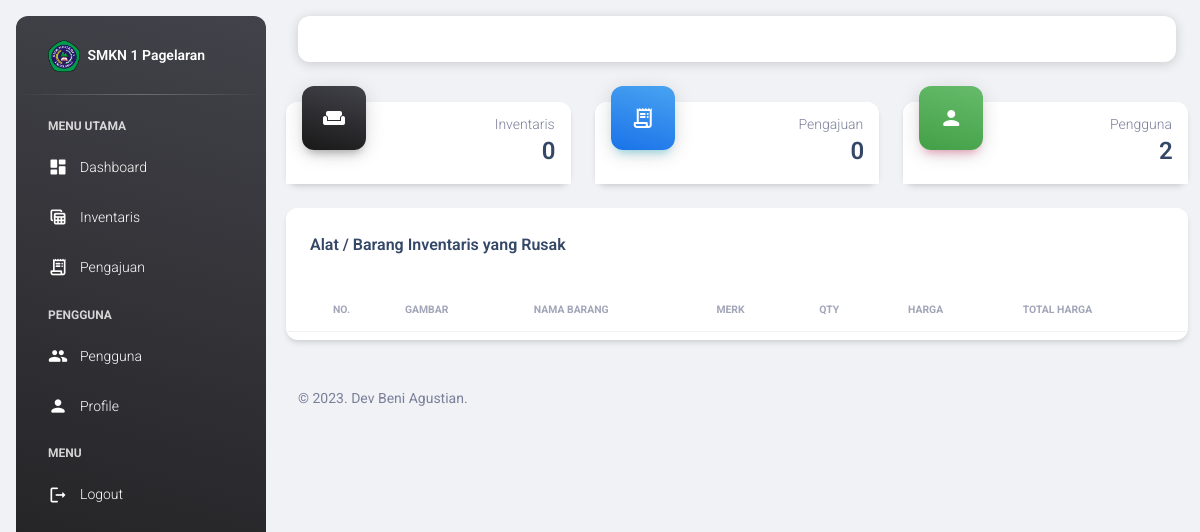
The app's page /view_admin/dashboard.php (signed in), older data.
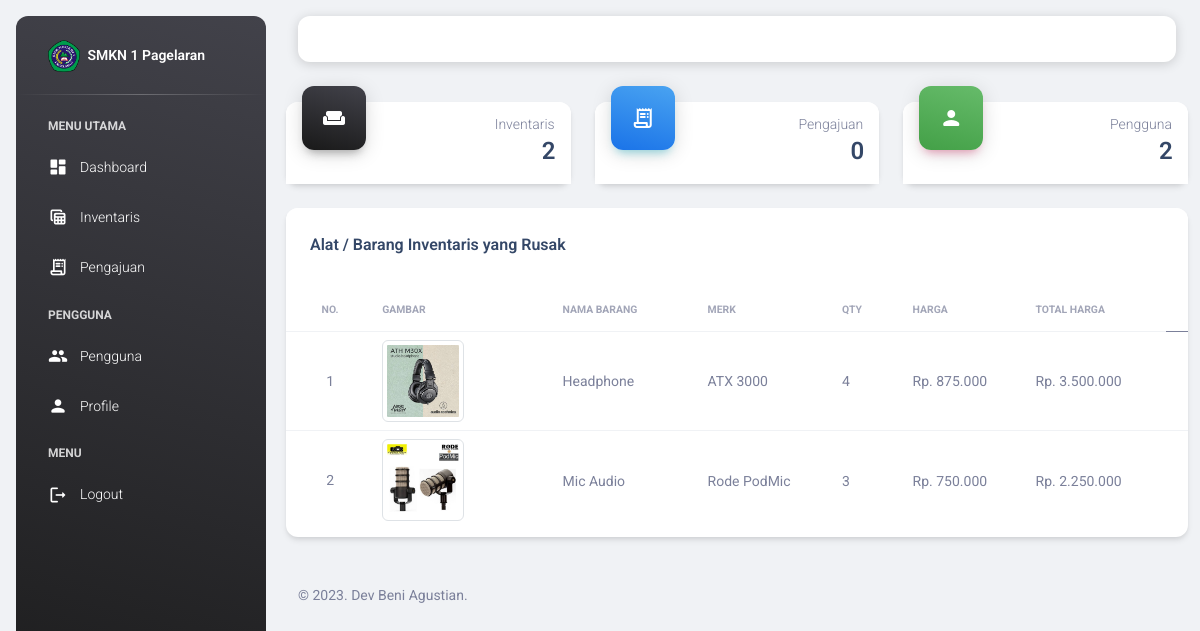
The same page, newer data.
### tables this page shows
CREATE TABLE `inventaris` (
  `id_inventaris` int(11) NOT NULL,
  `kode` varchar(100) NOT NULL,
  `nama_barang` varchar(255) NOT NULL,
  `merk` varchar(255) NOT NULL,
  `qty` int(11) NOT NULL,
  `harga` int(11) NOT NULL,
  `gambar` varchar(255) NOT NULL,
  `tahun_perolehan` varchar(100) NOT NULL,
  `id_kondisi` int(11) NOT NULL,
  `date_created` date NOT NULL,
  `is_active` int(11) NOT NULL
);

### functions.php (called while the page is built, shortened)
<?php
$conn = mysqli_connect("localhost", "root", "", "db_siib");
function query($query)
{
    global $conn;
    $result = mysqli_query($conn, $query);
    $rows = [];
    while ($row = mysqli_fetch_assoc($result)) {
        $rows[] = $row;
    }
    return $rows;
}

### view_admin/dashboard.php (the view, shortened to what the changed rows need)
<?php
include "../templates/header.php";
$inventaris = query("SELECT * FROM inventaris");
$total_inventaris = count($inventaris);
?>
<div class="row">
  <div class="col-xl-4 col-sm-6 mb-xl-0 mb-4">
    <div class="card mb-4">
      <div class="card-header p-3 pt-2">
        <div class="text-end pt-1">
          <p class="text-sm mb-0 text-capitalize">Inventaris</p>
          <h4 class="mb-0">
            <?= $total_inventaris ?>
          </h4>
        </div>
      </div>
    </div>
  </div>
</div>
<div class="row mb-4">
  <div class="col-12 col-md-12">
    <div class="card">
      <div class="card-body px-0 pb-2">
        <div class="table-responsive">
          <table class="table align-items-center mb-0" id="data-table">
            <thead>
              <tr>
                <th class="text-uppercase text-secondary text-xxs font-weight-bolder opacity-7 text-center">
                  No.</th>
                <th class="text-uppercase text-secondary text-xxs font-weight-bolder opacity-7 ps-2">
                  Gambar
                </th>
                <th class="text-uppercase text-secondary text-xxs font-weight-bolder opacity-7 ps-2">
                  Nama Barang</th>
                <th class="text-uppercase text-secondary text-xxs font-weight-bolder opacity-7 ps-2">
                  Merk</th>
                <th class="text-uppercase text-secondary text-xxs font-weight-bolder opacity-7 ps-2">
                  Qty
                </th>
                <th class="text-uppercase text-secondary text-xxs font-weight-bolder opacity-7 ps-2">
                  Harga
                </th>
                <th class="text-uppercase text-secondary text-xxs font-weight-bolder opacity-7 ps-2">
                  Total Harga
                </th>
              </tr>
            </thead>
            <tbody>
              <?php $n = 1; ?>
              <?php foreach ($inventaris as $i): ?>
                <tr>
                  <td class="text-center text-sm">
                    <span class="mb-0 text-sm">
                      <?= $n; ?>
                    </span>
                  </td>
                  <td class="w-20">
                    <span class="mb-0 text-sm">
                      <img src="../assets/img/barang/<?= $i["gambar"]; ?>" class="img-thumbnail" width="50%">
                    </span>
                  </td>
                  <td>
                    <span class="mb-0 text-sm">
                      <?= $i["nama_barang"]; ?>
                    </span>
                  </td>
                  <td>
                    <span class="mb-0 text-sm">
                      <?= $i["merk"]; ?>
                    </span>
                  </td>
                  <td>
                    <span class="mb-0 text-sm">
                      <?= $i["qty"]; ?>
                    </span>
                  </td>
                  <td>
                    <span class="mb-0 text-sm">
                      Rp.
                      <?= number_format($i["harga"], 0, ',', '.'); ?>
                    </span>
                  </td>
                  <td>
                    <span class="mb-0 text-sm">
                      Rp.
                      <?= number_format($i["qty"] * $i["harga"], 0, ',', '.'); ?>
                    </span>
                  </td>
                  <td>
                </tr>
                <?php $n++; ?>
              <?php endforeach; ?>
            </tbody>
          </table>
        </div>
      </div>
    </div>
  </div>
</div>
<?php
include "../templates/footer.php";
?>

Row changes from the older to the newer data that the page shows:
added inventaris: gambar (picture), nama_barang "Headphone", merk "ATX 3000", qty "4", harga "875.000", $i["qty"] * $i["harga"] "3.500.000"
added inventaris: gambar (picture), nama_barang "Mic Audio", merk "Rode PodMic", qty "3", harga "750.000", $i["qty"] * $i["harga"] "2.250.000"
Text that changed along with them:
$total_inventaris: "0" → "2"
